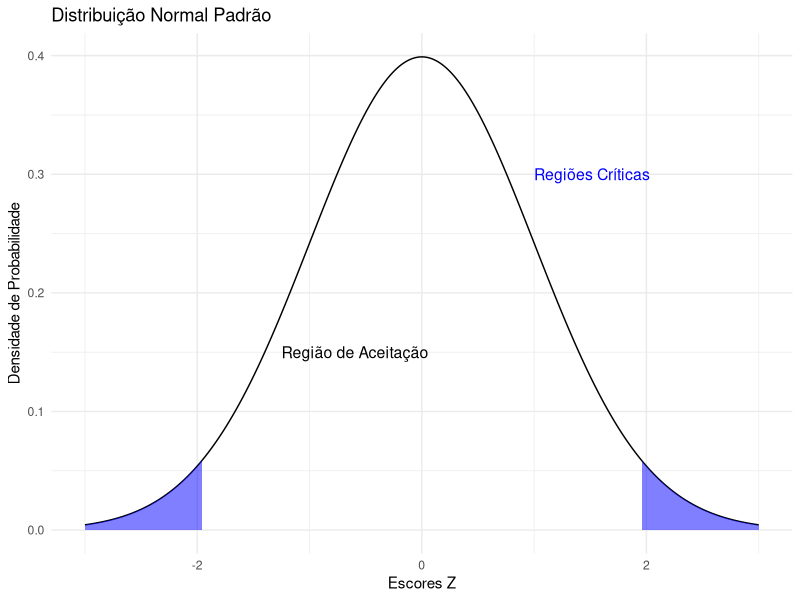

The R source for this figure:
library(ggplot2)

# Defina a distribuição normal padrão
x <- seq(-3, 3, 0.01)
y <- dnorm(x)

# Crie um data frame para o ggplot
df <- data.frame(x = x, y = y)

# Defina as regiões críticas
regiao_critica1 <- data.frame(x = seq(-3, -1.96, 0.01), y = dnorm(seq(-3, -1.96, 0.01)))
regiao_critica2 <- data.frame(x = seq(1.96, 3, 0.01), y = dnorm(seq(1.96, 3, 0.01)))

# Crie o gráfico em ggplot
ggplot(df, aes(x, y)) +
  geom_line() +
  geom_ribbon(data = regiao_critica1, aes(ymax = y, ymin = 0), fill = "blue", alpha = 0.5) +
  geom_ribbon(data = regiao_critica2, aes(ymax = y, ymin = 0), fill = "blue", alpha = 0.5) +
  annotate("text", x = -1.25, y = 0.15, label = "Região de Aceitação", hjust = 0, size = 4) +
  annotate("text", x = 1, y = 0.3, label = "Regiões Críticas", hjust = 0, size = 4, color = "blue") +
  labs(title = "Distribuição Normal Padrão",
       x = "Escores Z",
       y = "Densidade de Probabilidade") +
  theme_minimal()

